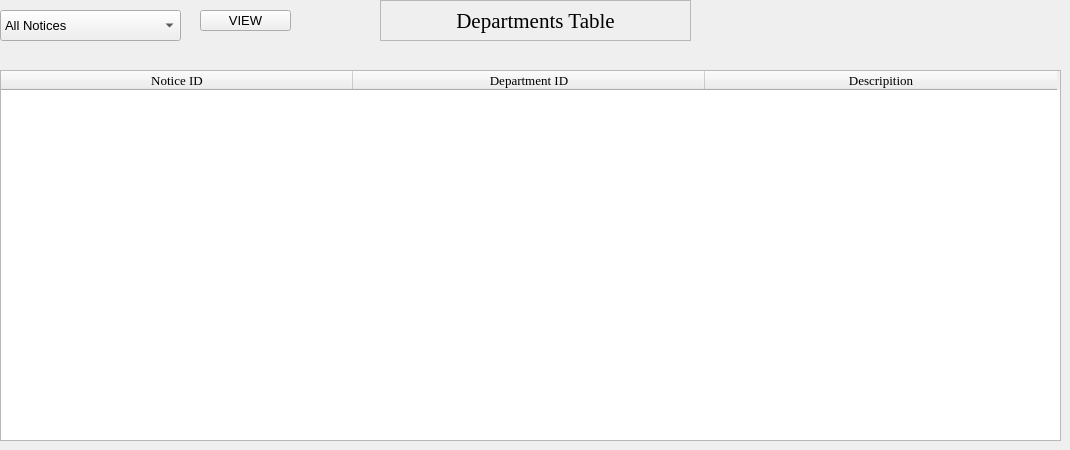
      <widget class="QWidget" name="tab_11">
       <attribute name="title">
        <string>Table View</string>
       </attribute>
       <widget class="QComboBox" name="comboBox">
        <property name="geometry">
         <rect>
          <x>0</x>
          <y>10</y>
          <width>181</width>
          <height>31</height>
         </rect>
        </property>
        <property name="font">
         <font>
          <family>Arial</family>
          <pointsize>10</pointsize>
         </font>
        </property>
        <item>
         <property name="text">
          <string>All Notices</string>
         </property>
        </item>
        <item>
         <property name="text">
          <string>Your Department</string>
         </property>
        </item>
        <item>
         <property name="text">
          <string/>
         </property>
        </item>
       </widget>
       <widget class="QLabel" name="tableWidget_9">
        <property name="geometry">
         <rect>
          <x>380</x>
          <y>0</y>
          <width>311</width>
          <height>41</height>
         </rect>
        </property>
        <property name="font">
         <font>
          <family>Georgia</family>
          <pointsize>16</pointsize>
          <weight>50</weight>
          <bold>false</bold>
         </font>
        </property>
        <property name="frameShape">
         <enum>QFrame::StyledPanel</enum>
        </property>
        <property name="frameShadow">
         <enum>QFrame::Raised</enum>
        </property>
        <property name="lineWidth">
         <number>1</number>
        </property>
        <property name="text">
         <string>Departments Table</string>
        </property>
        <property name="alignment">
         <set>Qt::AlignCenter</set>
        </property>
       </widget>
       <widget class="QTableWidget" name="tableWidget_10">
        <property name="geometry">
         <rect>
          <x>0</x>
          <y>70</y>
          <width>1061</width>
          <height>371</height>
         </rect>
        </property>
        <property name="font">
         <font>
          <family>Georgia</family>
          <pointsize>10</pointsize>
         </font>
        </property>
        <property name="rowCount">
         <number>0</number>
        </property>
        <attribute name="horizontalHeaderDefaultSectionSize">
         <number>352</number>
        </attribute>
        <column>
         <property name="text">
          <string>Notice ID</string>
         </property>
         <property name="font">
          <font>
           <family>Georgia</family>
           <pointsize>10</pointsize>
          </font>
         </property>
        </column>
        <column>
         <property name="text">
          <string>Department ID</string>
         </property>
         <property name="font">
          <font>
           <family>Georgia</family>
           <pointsize>10</pointsize>
          </font>
         </property>
        </column>
        <column>
         <property name="text">
          <string>Descripition</string>
         </property>
         <property name="font">
          <font>
           <family>Georgia</family>
           <pointsize>10</pointsize>
          </font>
         </property>
        </column>
       </widget>
       <widget class="QPushButton" name="pushButton_12">
        <property name="geometry">
         <rect>
          <x>200</x>
          <y>10</y>
          <width>91</width>
          <height>21</height>
         </rect>
        </property>
        <property name="font">
         <font>
          <family>Arial</family>
          <pointsize>10</pointsize>
         </font>
        </property>
        <property name="text">
         <string>VIEW</string>
        </property>
       </widget>
      </widget>
